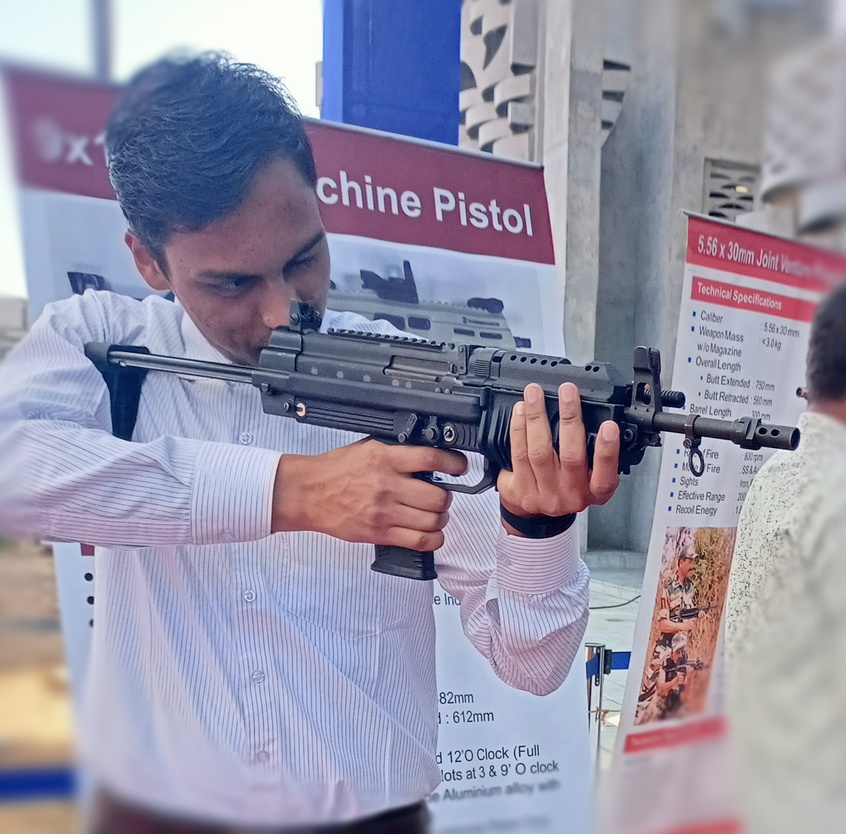
%> input picture Harish_agarwal_Gun.jpg, 846 x 834 px, shrunk from 1773 x 1746 before the run
$ octave Gray_level_slicing.m   (GNU Octave 9; MATLAB toolbox functions it lacks are replaced by stand-ins)
%> lines starting %> are read from the running program, lines starting %| are printed output that depends on the picture; in (x1, y1, x2, y2) boxes, pixels count from 0 and x2, y2 are one past the last pixel; in counts of white or black regions, pixels touching at a corner belong together; the program's own positions count from 1
% read an image
img = imread('Harish_agarwal_Gun.jpg');
%> img is the input picture: size 834x846x3 uint8; mean R, G, B 149.5, 146.5, 167

% convert image to grayscale
img_gray = rgb2gray(img);
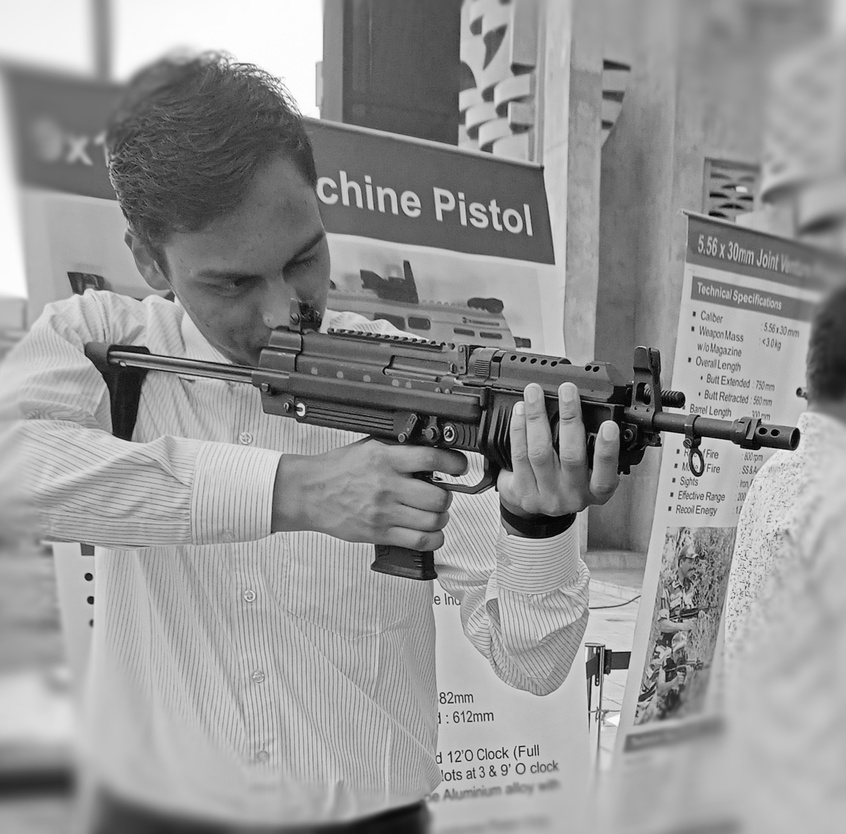
%> img_gray: size 834x846 uint8; min 1, max 255, mean 149.7

% define the range of gray levels to keep
low_level = 100;
high_level = 150;

% perform gray level slicing
img_sliced = img_gray;
img_sliced(img_sliced < low_level) = 0;
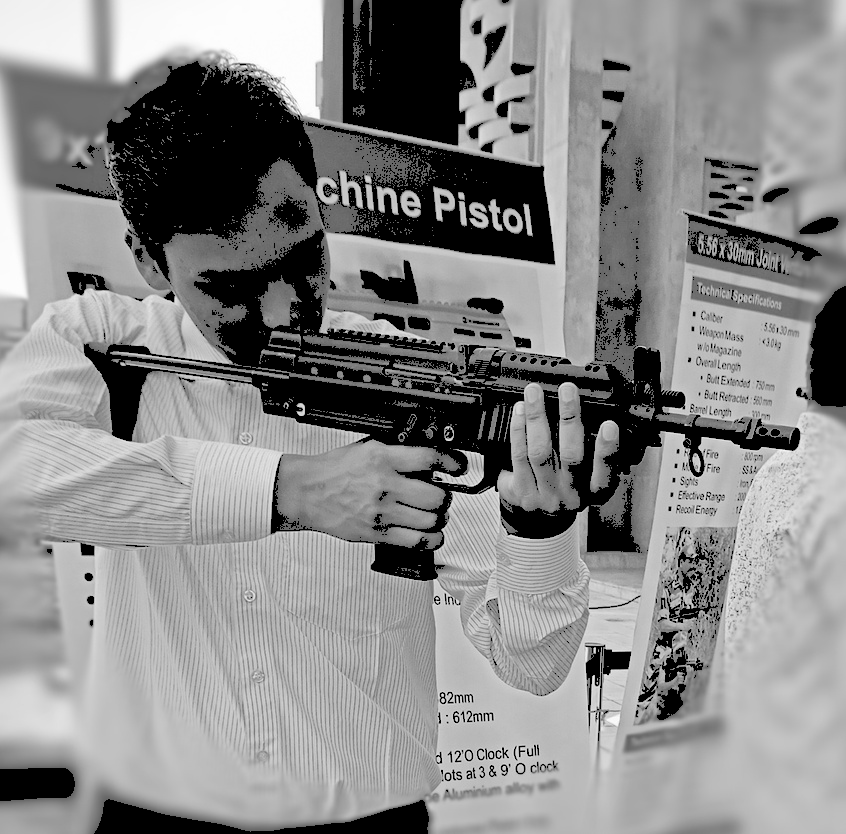
%> img_sliced: size 834x846 uint8; 18.66% of pixels changed, all inside (x1, y1, x2, y2) = (0, 0, 846, 834)
img_sliced(img_sliced > high_level) = 0;
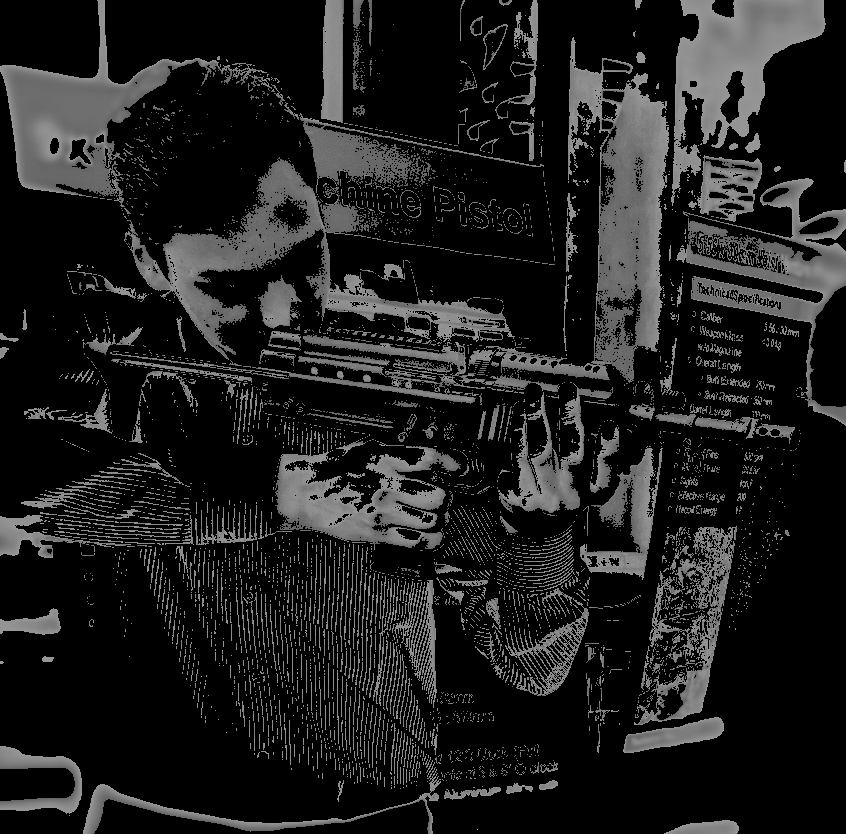
%> img_sliced: size 834x846 uint8; min 0, max 150, mean 29.7

% display original and sliced image
subplot(1,2,1);
imshow(img);
title('Original Image');
subplot(1,2,2);
imshow(img_sliced);
title('Gray Level Sliced Image');

$ run again, with rishi.jpg copied over Harish_agarwal_Gun.jpg
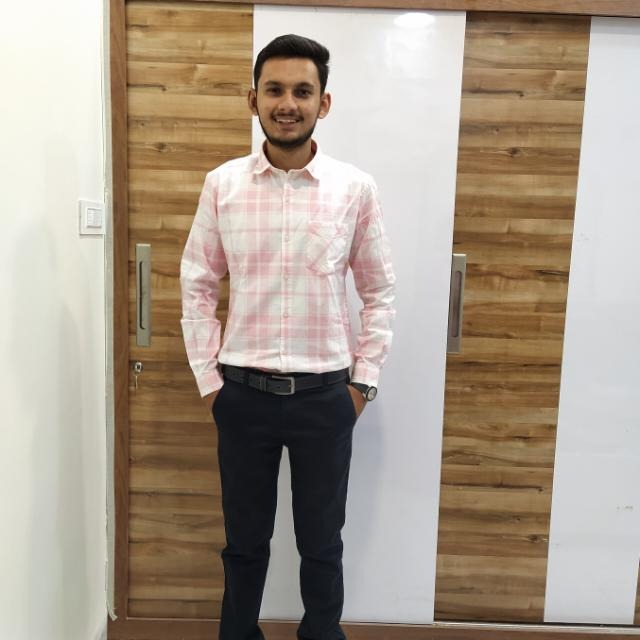
%> input picture rishi.jpg, 640 x 640 px
%> img is the input picture: size 640x640x3 uint8; mean R, G, B 169.6, 156.1, 140.8
%> `img_gray = rgb2gray(img);`:
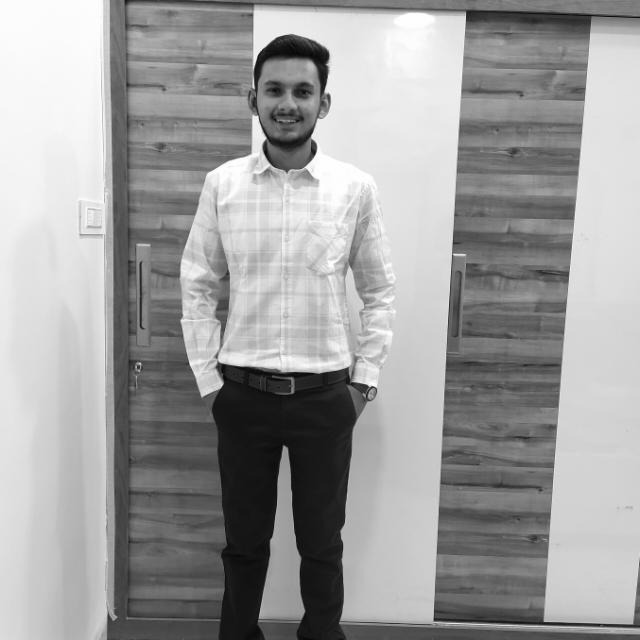
%> img_gray: size 640x640 uint8; min 3, max 255, mean 158.4
%> `img_sliced(img_sliced > high_level) = 0;`:
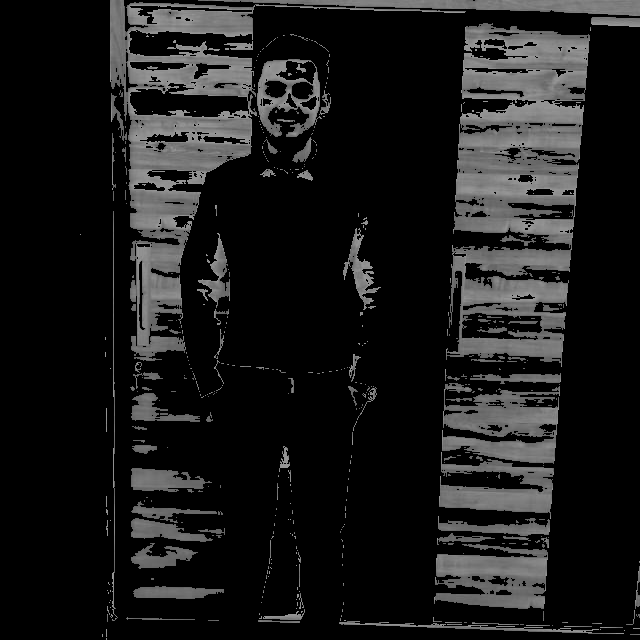
%> img_sliced: size 640x640 uint8; min 0, max 150, mean 26.3
